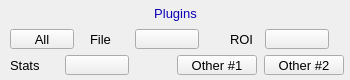
<?xml version="1.0" ?>
<ui version="4.0">
  <class>Dialog</class>
  <widget class="QWidget" name="screen">
    <property name="geometry">
      <rect>
        <x>141</x>
        <y>292</y>
        <width>350</width>
        <height>80</height>
      </rect>
    </property>
    <property name="styleSheet">
      <string notr="true">QWidget#screen {
  color: rgb(0, 0, 0);
  background-color: rgb(187, 187, 187);
  }</string>
    </property>
    <property name="windowTitle">
      <string>ADPlugins</string>
    </property>
    <widget class="QLabel" name="text">
      <property name="geometry">
        <rect>
          <x>122</x>
          <y>10</y>
          <width>1</width>
          <height>40</height>
        </rect>
      </property>
      <property name="text">
        <string/>
      </property>
      <property name="font" stdset="0">
        <font>
          <pointsize>10</pointsize>
        </font>
      </property>
      <property name="brush" stdset="0">
        <brush brushstyle="SolidPattern">
          <color alpha="255">
            <red>0</red>
            <green>0</green>
            <blue>0</blue>
          </color>
        </brush>
      </property>
      <property name="toolTip">
        <string>text</string>
      </property>
      <property name="alignment">
        <set>Qt::AlignLeading|Qt::AlignLeft|Qt::AlignVCenter</set>
      </property>
      <property name="styleSheet">
        <string notr="true">QLabel#text {
  color: rgb(0, 0, 0);
  }</string>
      </property>
    </widget>
    <widget class="PyDMDrawingRectangle" name="rectangle">
      <property name="geometry">
        <rect>
          <x>0</x>
          <y>0</y>
          <width>350</width>
          <height>80</height>
        </rect>
      </property>
      <property name="brush" stdset="0">
        <brush brushstyle="NoBrush">
          <color alpha="255">
            <red>0</red>
            <green>0</green>
            <blue>0</blue>
          </color>
        </brush>
      </property>
      <property name="penStyle" stdset="0">
        <enum>Qt::SolidLine</enum>
      </property>
      <property name="penColor" stdset="0">
        <color>
          <red>0</red>
          <green>0</green>
          <blue>0</blue>
        </color>
      </property>
      <property name="penWidth" stdset="0">
        <double>1</double>
      </property>
      <property name="penCapStyle" stdset="0">
        <enum>Qt::FlatCap</enum>
      </property>
      <property name="toolTip">
        <string>rectangle</string>
      </property>
    </widget>
    <widget class="PyDMDrawingRectangle" name="rectangle_1">
      <property name="geometry">
        <rect>
          <x>122</x>
          <y>2</y>
          <width>107</width>
          <height>21</height>
        </rect>
      </property>
      <property name="brush" stdset="0">
        <brush brushstyle="SolidPattern">
          <color alpha="255">
            <red>218</red>
            <green>218</green>
            <blue>218</blue>
          </color>
        </brush>
      </property>
      <property name="penStyle" stdset="0">
        <enum>Qt::SolidLine</enum>
      </property>
      <property name="penColor" stdset="0">
        <color>
          <red>218</red>
          <green>218</green>
          <blue>218</blue>
        </color>
      </property>
      <property name="penWidth" stdset="0">
        <double>0</double>
      </property>
      <property name="penCapStyle" stdset="0">
        <enum>Qt::FlatCap</enum>
      </property>
      <property name="toolTip">
        <string>rectangle_1</string>
      </property>
    </widget>
    <widget class="QLabel" name="text_1">
      <property name="geometry">
        <rect>
          <x>94</x>
          <y>3</y>
          <width>163</width>
          <height>20</height>
        </rect>
      </property>
      <property name="text">
        <string>Plugins</string>
      </property>
      <property name="font" stdset="0">
        <font>
          <pointsize>10</pointsize>
        </font>
      </property>
      <property name="brush" stdset="0">
        <brush brushstyle="SolidPattern">
          <color alpha="255">
            <red>10</red>
            <green>0</green>
            <blue>184</blue>
          </color>
        </brush>
      </property>
      <property name="toolTip">
        <string>text_1</string>
      </property>
      <property name="alignment">
        <set>Qt::AlignCenter</set>
      </property>
      <property name="styleSheet">
        <string notr="true">QLabel#text_1 {
  color: rgb(10, 0, 184);
  }</string>
      </property>
    </widget>
    <widget class="QLabel" name="text_2">
      <property name="geometry">
        <rect>
          <x>90</x>
          <y>29</y>
          <width>40</width>
          <height>20</height>
        </rect>
      </property>
      <property name="text">
        <string>File</string>
      </property>
      <property name="font" stdset="0">
        <font>
          <pointsize>10</pointsize>
        </font>
      </property>
      <property name="brush" stdset="0">
        <brush brushstyle="SolidPattern">
          <color alpha="255">
            <red>0</red>
            <green>0</green>
            <blue>0</blue>
          </color>
        </brush>
      </property>
      <property name="toolTip">
        <string>text_2</string>
      </property>
      <property name="alignment">
        <set>Qt::AlignLeading|Qt::AlignLeft|Qt::AlignVCenter</set>
      </property>
      <property name="styleSheet">
        <string notr="true">QLabel#text_2 {
  color: rgb(0, 0, 0);
  }</string>
      </property>
    </widget>
    <widget class="QLabel" name="text_3">
      <property name="geometry">
        <rect>
          <x>230</x>
          <y>29</y>
          <width>30</width>
          <height>20</height>
        </rect>
      </property>
      <property name="text">
        <string>ROI</string>
      </property>
      <property name="font" stdset="0">
        <font>
          <pointsize>10</pointsize>
        </font>
      </property>
      <property name="brush" stdset="0">
        <brush brushstyle="SolidPattern">
          <color alpha="255">
            <red>0</red>
            <green>0</green>
            <blue>0</blue>
          </color>
        </brush>
      </property>
      <property name="toolTip">
        <string>text_3</string>
      </property>
      <property name="alignment">
        <set>Qt::AlignLeading|Qt::AlignLeft|Qt::AlignVCenter</set>
      </property>
      <property name="styleSheet">
        <string notr="true">QLabel#text_3 {
  color: rgb(0, 0, 0);
  }</string>
      </property>
    </widget>
    <widget class="PyDMRelatedDisplayButton" name="related_display">
      <property name="geometry">
        <rect>
          <x>135</x>
          <y>29</y>
          <width>64</width>
          <height>20</height>
        </rect>
      </property>
      <property name="showIcon" stdset="0">
        <bool>true</bool>
      </property>
      <property name="font" stdset="0">
        <font>
          <pointsize>10</pointsize>
        </font>
      </property>
      <property name="styleSheet">
        <string notr="true">PyDMRelatedDisplayButton#related_display {
  color: rgb(0, 0, 0);
  background-color: rgb(115, 223, 255);
  }</string>
      </property>
      <property name="titles" stdset="0">
        <stringlist>
          <string>netCDF file #1</string>
          <string>TIFF file #1</string>
          <string>JPEG file #1</string>
          <string>NeXus file #1</string>
          <string>Magick file #1</string>
          <string>HDF5 file #1</string>
          <string>Null file #1</string>
        </stringlist>
      </property>
      <property name="filenames" stdset="0">
        <stringlist>
          <string>NetCDFPlugin_V31.ui</string>
          <string>TIFFPlugin_V31.ui</string>
          <string>JPEGPlugin_V31.ui</string>
          <string>NexusPlugin_V31.ui</string>
          <string>MagickPlugin_V31.ui</string>
          <string>HDF5Plugin_V31.ui</string>
          <string>NullPlugin_V31.ui</string>
        </stringlist>
      </property>
      <property name="macros" stdset="0">
        <stringlist>
          <string>P=${P}, R=netCDF1:, EXT=nc</string>
          <string>P=${P}, R=TIFF1:, EXT=tif</string>
          <string>P=${P}, R=JPEG1:, EXT=jpg</string>
          <string>P=${P}, R=Nexus1:, EXT=h5</string>
          <string>P=${P}, R=Magick1:, EXT=tif</string>
          <string>P=${P}, R=HDF1:, EXT=h5</string>
          <string>P=${P}, R=Null1:, EXT=null</string>
        </stringlist>
      </property>
      <property name="openInNewWindow" stdset="0">
        <bool>true</bool>
      </property>
    </widget>
    <widget class="PyDMRelatedDisplayButton" name="related_display_1">
      <property name="geometry">
        <rect>
          <x>265</x>
          <y>29</y>
          <width>64</width>
          <height>20</height>
        </rect>
      </property>
      <property name="showIcon" stdset="0">
        <bool>true</bool>
      </property>
      <property name="font" stdset="0">
        <font>
          <pointsize>10</pointsize>
        </font>
      </property>
      <property name="styleSheet">
        <string notr="true">PyDMRelatedDisplayButton#related_display_1 {
  color: rgb(0, 0, 0);
  background-color: rgb(115, 223, 255);
  }</string>
      </property>
      <property name="titles" stdset="0">
        <stringlist>
          <string>ROI #1</string>
          <string>ROI #2</string>
          <string>ROI #3</string>
          <string>ROI #4</string>
          <string>ROI 1-4 combined</string>
        </stringlist>
      </property>
      <property name="filenames" stdset="0">
        <stringlist>
          <string>ROIPlugin_V31.ui</string>
          <string>ROIPlugin_V31.ui</string>
          <string>ROIPlugin_V31.ui</string>
          <string>ROIPlugin_V31.ui</string>
          <string>ROI4_V31.ui</string>
        </stringlist>
      </property>
      <property name="macros" stdset="0">
        <stringlist>
          <string>P=${P}, R=ROI1:</string>
          <string>P=${P}, R=ROI2:</string>
          <string>P=${P}, R=ROI3:</string>
          <string>P=${P}, R=ROI4:</string>
          <string>P=${P}, R1=ROI1:,R2=ROI2:, R3=ROI3:,R4=ROI4:</string>
        </stringlist>
      </property>
      <property name="openInNewWindow" stdset="0">
        <bool>true</bool>
      </property>
    </widget>
    <widget class="PyDMRelatedDisplayButton" name="related_display_2">
      <property name="geometry">
        <rect>
          <x>10</x>
          <y>29</y>
          <width>64</width>
          <height>20</height>
        </rect>
      </property>
      <property name="toolTip">
        <string>All</string>
      </property>
      <property name="text">
        <string>All</string>
      </property>
      <property name="showIcon" stdset="0">
        <bool>false</bool>
      </property>
      <property name="font" stdset="0">
        <font>
          <pointsize>10</pointsize>
        </font>
      </property>
      <property name="styleSheet">
        <string notr="true">PyDMRelatedDisplayButton#related_display_2 {
  color: rgb(0, 0, 0);
  background-color: rgb(115, 223, 255);
  }</string>
      </property>
      <property name="titles" stdset="0">
        <stringlist>
          <string>Common plugins</string>
        </stringlist>
      </property>
      <property name="filenames" stdset="0">
        <stringlist>
          <string>CommonPlugins_V31.ui</string>
        </stringlist>
      </property>
      <property name="macros" stdset="0">
        <stringlist>
          <string>P=${P}</string>
        </stringlist>
      </property>
      <property name="openInNewWindow" stdset="0">
        <bool>true</bool>
      </property>
    </widget>
    <widget class="QLabel" name="text_4">
      <property name="geometry">
        <rect>
          <x>10</x>
          <y>55</y>
          <width>50</width>
          <height>20</height>
        </rect>
      </property>
      <property name="text">
        <string>Stats</string>
      </property>
      <property name="font" stdset="0">
        <font>
          <pointsize>10</pointsize>
        </font>
      </property>
      <property name="brush" stdset="0">
        <brush brushstyle="SolidPattern">
          <color alpha="255">
            <red>0</red>
            <green>0</green>
            <blue>0</blue>
          </color>
        </brush>
      </property>
      <property name="toolTip">
        <string>text_4</string>
      </property>
      <property name="alignment">
        <set>Qt::AlignLeading|Qt::AlignLeft|Qt::AlignVCenter</set>
      </property>
      <property name="styleSheet">
        <string notr="true">QLabel#text_4 {
  color: rgb(0, 0, 0);
  }</string>
      </property>
    </widget>
    <widget class="PyDMRelatedDisplayButton" name="related_display_3">
      <property name="geometry">
        <rect>
          <x>65</x>
          <y>55</y>
          <width>64</width>
          <height>20</height>
        </rect>
      </property>
      <property name="showIcon" stdset="0">
        <bool>true</bool>
      </property>
      <property name="font" stdset="0">
        <font>
          <pointsize>10</pointsize>
        </font>
      </property>
      <property name="styleSheet">
        <string notr="true">PyDMRelatedDisplayButton#related_display_3 {
  color: rgb(0, 0, 0);
  background-color: rgb(115, 223, 255);
  }</string>
      </property>
      <property name="titles" stdset="0">
        <stringlist>
          <string>Statistics #1</string>
          <string>Statistics #2</string>
          <string>Statistics #3</string>
          <string>Statistics #4</string>
          <string>Statistics #5</string>
          <string>Statistics 1-5</string>
        </stringlist>
      </property>
      <property name="filenames" stdset="0">
        <stringlist>
          <string>StatsPlugin_V31.ui</string>
          <string>StatsPlugin_V31.ui</string>
          <string>StatsPlugin_V31.ui</string>
          <string>StatsPlugin_V31.ui</string>
          <string>StatsPlugin_V31.ui</string>
          <string>Stats5_V31.ui</string>
        </stringlist>
      </property>
      <property name="macros" stdset="0">
        <stringlist>
          <string>P=${P}, R=Stats1:</string>
          <string>P=${P}, R=Stats2:</string>
          <string>P=${P}, R=Stats3:</string>
          <string>P=${P}, R=Stats4:</string>
          <string>P=${P}, R=Stats5:</string>
          <string>P=${P}, R1=Stats1:,R2=Stats2:,R3=Stats3:,R4=Stats4:,R5=Stats5:</string>
        </stringlist>
      </property>
      <property name="openInNewWindow" stdset="0">
        <bool>true</bool>
      </property>
    </widget>
    <widget class="PyDMRelatedDisplayButton" name="related_display_4">
      <property name="geometry">
        <rect>
          <x>177</x>
          <y>55</y>
          <width>80</width>
          <height>20</height>
        </rect>
      </property>
      <property name="toolTip">
        <string>Other #1</string>
      </property>
      <property name="text">
        <string>Other #1</string>
      </property>
      <property name="showIcon" stdset="0">
        <bool>true</bool>
      </property>
      <property name="font" stdset="0">
        <font>
          <pointsize>10</pointsize>
        </font>
      </property>
      <property name="styleSheet">
        <string notr="true">PyDMRelatedDisplayButton#related_display_4 {
  color: rgb(0, 0, 0);
  background-color: rgb(115, 223, 255);
  }</string>
      </property>
      <property name="titles" stdset="0">
        <stringlist>
          <string>Image #1</string>
          <string>Image #2</string>
          <string>Process #1</string>
          <string>Transform #1</string>
          <string>Color convert #1</string>
          <string>Color convert #2</string>
          <string>Overlay #1</string>
          <string>Overlays 1-8</string>
          <string>Circular buffer #1</string>
          <string>ROI Statistics #1</string>
          <string>Attribute #1</string>
          <string>FFT #1</string>
          <string>Scatter #1</string>
          <string>Gather #1</string>
          <string>Pva</string>
        </stringlist>
      </property>
      <property name="filenames" stdset="0">
        <stringlist>
          <string>ImagePlugin_V31.ui</string>
          <string>ImagePlugin_V31.ui</string>
          <string>ProcessPlugin_V31.ui</string>
          <string>TransformPlugin_V31.ui</string>
          <string>ColorConvertPlugin_V31.ui</string>
          <string>ColorConvertPlugin_V31.ui</string>
          <string>OverlayPlugin_V31.ui</string>
          <string>Overlay8_V31.ui</string>
          <string>CircularBuffPlugin_V31.ui</string>
          <string>ROIStatPlugin_V31.ui</string>
          <string>AttributePlugin_V31.ui</string>
          <string>FFTPlugin_V31.ui</string>
          <string>ScatterPlugin_V31.ui</string>
          <string>Gather8_V31.ui</string>
          <string>PvaPlugin_V31.ui</string>
        </stringlist>
      </property>
      <property name="macros" stdset="0">
        <stringlist>
          <string>P=${P}, R=image1:</string>
          <string>P=${P}, R=image2:</string>
          <string>P=${P}, R=Proc1:</string>
          <string>P=${P}, R=Trans1:</string>
          <string>P=${P}, R=CC1:</string>
          <string>P=${P}, R=CC2:</string>
          <string>P=${P}, R=Over1:</string>
          <string>P=${P}, R=Over1:,O1=Over1:1:,O2=Over1:2:,O3=Over1:3:,O4=Over1:4:,O5=Over1:5:,O6=Over1:6:,O7=Over1:7:,O8=Over1:8:</string>
          <string>P=${P}, R=CB1:</string>
          <string>P=${P}, R=ROIStat1:</string>
          <string>P=${P}, R=Attr1:</string>
          <string>P=${P}, R=FFT1:</string>
          <string>P=${P}, R=Scatter1:</string>
          <string>P=${P}, R=Gather1:</string>
          <string>P=${P}, R=Pva1:</string>
        </stringlist>
      </property>
      <property name="openInNewWindow" stdset="0">
        <bool>true</bool>
      </property>
    </widget>
    <widget class="PyDMRelatedDisplayButton" name="related_display_5">
      <property name="geometry">
        <rect>
          <x>264</x>
          <y>55</y>
          <width>80</width>
          <height>20</height>
        </rect>
      </property>
      <property name="toolTip">
        <string>Other #2</string>
      </property>
      <property name="text">
        <string>Other #2</string>
      </property>
      <property name="showIcon" stdset="0">
        <bool>true</bool>
      </property>
      <property name="font" stdset="0">
        <font>
          <pointsize>10</pointsize>
        </font>
      </property>
      <property name="styleSheet">
        <string notr="true">PyDMRelatedDisplayButton#related_display_5 {
  color: rgb(0, 0, 0);
  background-color: rgb(115, 223, 255);
  }</string>
      </property>
      <property name="titles" stdset="0">
        <stringlist>
          <string>Scan #1</string>
          <string>Acquire Sequence</string>
          <string>devIocStats</string>
        </stringlist>
      </property>
      <property name="filenames" stdset="0">
        <stringlist>
          <string>scan_more.ui</string>
          <string>yySseq.ui</string>
          <string>ioc_stats_soft.ui</string>
        </stringlist>
      </property>
      <property name="macros" stdset="0">
        <stringlist>
          <string>P=${P}, S=scan1, N=1</string>
          <string>P=${P}, S=AcquireSequence</string>
          <string>ioc=${P}</string>
        </stringlist>
      </property>
      <property name="openInNewWindow" stdset="0">
        <bool>true</bool>
      </property>
    </widget>
  </widget>
  <customwidgets>
    <customwidget>
      <class>PyDMLabel</class>
      <extends>QLabel</extends>
      <header>pydm.widgets.label</header>
    </customwidget>
    <customwidget>
      <class>PyDMDrawingRectangle</class>
      <extends>QWidget</extends>
      <header>pydm.widgets.drawing</header>
    </customwidget>
    <customwidget>
      <class>PyDMRelatedDisplayButton</class>
      <extends>QPushButton</extends>
      <header>pydm.widgets.related_display_button</header>
    </customwidget>
  </customwidgets>
</ui>
